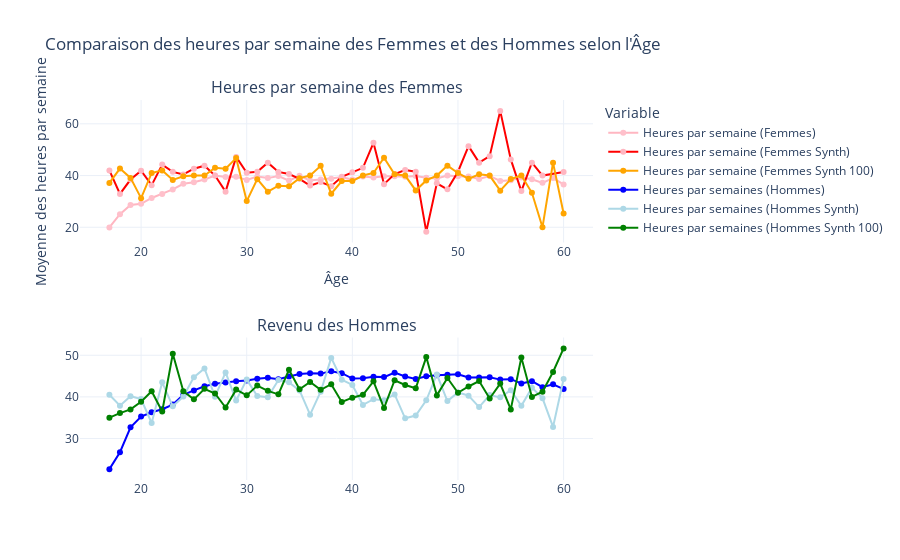

Notebook code for this chart:
### Code cell
import plotly.graph_objects as go
from plotly.subplots import make_subplots

# Créer un subplot avec 2 lignes
fig = make_subplots(rows=2, cols=1, 
                    subplot_titles=("Heures par semaine des Femmes", "Revenu des Hommes"))

# Ajout des heures par semaine pour les femmes (rose)
fig.add_trace(go.Scatter(
    x=women_avg_hours['age'], 
    y=women_avg_hours['hours_per_week'], 
    mode='lines+markers',
    name='Heures par semaine (Femmes)',
    line=dict(color='lightpink'),  # Rose clair
    marker=dict(color='pink'),       # Rose
), row=1, col=1)

# Ajout des heures par semaine pour les femmes dans synth (rose)
fig.add_trace(go.Scatter(
    x=women_avg_hours_synth['age'], 
    y=women_avg_hours_synth['hours_per_week'], 
    mode='lines+markers',
    name='Heures par semaine (Femmes Synth)',
    line=dict(color='red'),          # Rose
    marker=dict(color='lightpink')   # Rose clair
), row=1, col=1)

# Ajout des heures par semaine pour les femmes dans synth 1000 (rose)

fig.add_trace(go.Scatter(
    x = women_avg_hours_synth_1000['age'],
    y = women_avg_hours_synth_1000['hours_per_week'],
    mode = 'lines+markers',
    name = 'Heures par semaine (Femmes Synth 100)',
    line = dict(color = 'orange'),
    marker = dict(color = 'orange')
), row = 1, col = 1)

# Ajout des revenus pour les hommes (bleu)
fig.add_trace(go.Scatter(
    x=men_avg_income['age'], 
    y=men_avg_income['hours_per_week'], 
    mode='lines+markers',
    name='Heures par semaines (Hommes)',
    line=dict(color='blue'),         # Bleu
    marker=dict(color='blue')   # Bleu clair
), row=2, col=1)

# Ajout des revenus pour les hommes dans synth (bleu clair)
fig.add_trace(go.Scatter(
    x=men_avg_income_synth['age'], 
    y=men_avg_income_synth['hours_per_week'], 
    mode='lines+markers',
    name='Heures par semaines (Hommes Synth)',
    line=dict(color='lightblue'),    # Bleu clair
    marker=dict(color='lightblue')         # Bleu
), row=2, col=1)

# Ajout des revenus pour les hommes dans synth 1000 (bleu clair)
fig.add_trace(go.Scatter(
    x=men_avg_income_synth_1000['age'],
    y=men_avg_income_synth_1000['hours_per_week'],
    mode='lines+markers',
    name='Heures par semaines (Hommes Synth 100)',
    line=dict(color='green'),
    marker=dict(color='green')
), row=2, col=1)


# Mise en forme du graphique
fig.update_layout(
    title="Comparaison des heures par semaine des Femmes et des Hommes selon l'Âge",
    xaxis_title="Âge",
    yaxis_title="Moyenne des heures par semaine",
    legend_title="Variable",
    template="plotly_white"
)

# Affichage du graphique
fig.show()

### Figure 1 — Plotly figure (JSON) as saved in the notebook; plotly's stock layout.template omitted (floating-point values rounded to 4 significant figures)
{"data": [{"line": {"color": "lightpink"}, "marker": {"color": "pink"}, "mode": "lines+markers", "name": "Heures par semaine (Femmes)", "type": "scatter", "x": [17, 18, 19, 20, 21, 22, 23, 24, 25, 26, 27, 28, 29, 30, 31, 32, 33, 34, 35, 36, 37, 38, 39, 40, 41, 42, 43, 44, 45, 46, 47, 48, 49, 50, 51, 52, 53, 54, 55, 56, 57, 58, 59, 60], "xaxis": "x", "y": [19.94, 25.07, 28.66, 29.07, 31.34, 32.86, 34.64, 36.82, 37.4, 38.5, 40.01, 39.41, 39.58, 38.33, 39.63, 39.02, 39.8, 38.07, 39.88, 38.06, 38.52, 38.76, 39.32, 38.44, 39.63, 39.21, 39.69, 39.72, 39.57, 39.86, 39.13, 38.85, 40, 39.71, 39.6, 38.69, 39.85, 37.92, 38.18, 39.21, 38.58, 37.18, 39.02, 36.57], "yaxis": "y"}, {"line": {"color": "red"}, "marker": {"color": "lightpink"}, "mode": "lines+markers", "name": "Heures par semaine (Femmes Synth)", "type": "scatter", "x": [17, 18, 19, 20, 21, 22, 23, 24, 25, 26, 27, 28, 29, 30, 31, 32, 33, 34, 35, 36, 37, 38, 39, 40, 41, 42, 43, 44, 45, 46, 47, 48, 49, 50, 51, 52, 53, 54, 55, 56, 57, 58, 60], "xaxis": "x", "y": [42, 32.89, 38.45, 41.88, 36.27, 44.23, 41.43, 40.42, 42.64, 43.82, 40, 33.78, 47.22, 41.08, 41.5, 45, 41.42, 40.57, 38.75, 36.12, 37.5, 35.89, 39.5, 41.25, 43, 52.67, 36.67, 40.57, 42.11, 41.5, 18.33, 37, 34.67, 41.5, 51.38, 45, 47.5, 65, 46.25, 34, 45, 40, 41.33], "yaxis": "y"}, {"line": {"color": "orange"}, "marker": {"color": "orange"}, "mode": "lines+markers", "name": "Heures par semaine (Femmes Synth 100)", "type": "scatter", "x": [17, 18, 19, 20, 21, 22, 23, 24, 25, 26, 27, 28, 29, 30, 31, 32, 33, 34, 35, 36, 37, 38, 39, 40, 41, 42, 43, 44, 45, 46, 47, 48, 49, 50, 51, 52, 53, 54, 55, 56, 57, 58, 59, 60], "xaxis": "x", "y": [37.17, 42.71, 39.09, 31.27, 41, 42, 38.33, 39.7, 40, 40, 43, 42.67, 46.75, 30.14, 38.6, 33.75, 36.08, 35.83, 39, 40, 43.75, 33, 37.86, 37.89, 40, 41, 46.89, 40.5, 40, 34.25, 38.12, 40, 43.83, 41, 38.75, 40.5, 40, 34.17, 38.67, 40, 33.33, 20, 45, 25.33], "yaxis": "y"}, {"line": {"color": "blue"}, "marker": {"color": "blue"}, "mode": "lines+markers", "name": "Heures par semaines (Hommes)", "type": "scatter", "x": [17, 18, 19, 20, 21, 22, 23, 24, 25, 26, 27, 28, 29, 30, 31, 32, 33, 34, 35, 36, 37, 38, 39, 40, 41, 42, 43, 44, 45, 46, 47, 48, 49, 50, 51, 52, 53, 54, 55, 56, 57, 58, 59, 60], "xaxis": "x2", "y": [22.64, 26.71, 32.69, 35.26, 36.3, 37.04, 38.16, 40.49, 41.55, 42.57, 43.14, 43.48, 43.76, 43.95, 44.39, 44.6, 44.27, 44.93, 45.48, 45.7, 45.6, 46.17, 45.69, 44.42, 44.51, 44.87, 44.76, 45.84, 44.91, 44.28, 44.95, 45.22, 45.33, 45.44, 44.67, 44.66, 44.74, 44.16, 44.27, 43.22, 43.78, 42.33, 43.03, 41.89], "yaxis": "y2"}, {"line": {"color": "lightblue"}, "marker": {"color": "lightblue"}, "mode": "lines+markers", "name": "Heures par semaines (Hommes Synth)", "type": "scatter", "x": [17, 18, 19, 20, 21, 22, 23, 24, 25, 26, 27, 28, 29, 30, 31, 32, 33, 34, 35, 36, 37, 38, 39, 40, 41, 42, 43, 44, 45, 46, 47, 48, 49, 50, 51, 52, 53, 54, 55, 56, 57, 58, 59, 60], "xaxis": "x2", "y": [40.5, 37.9, 40.17, 39.5, 33.73, 43.5, 37.74, 40.08, 44.75, 46.86, 40.05, 45.88, 39.12, 44.15, 40.2, 39.94, 44.06, 43.5, 41.56, 35.72, 41.25, 49.38, 44.12, 42.88, 38.06, 39.44, 39.2, 40.6, 34.86, 35.53, 39.18, 45.4, 39, 41.08, 40.3, 37.56, 40.45, 39.89, 41.62, 37.86, 42.22, 39.7, 32.78, 44.29], "yaxis": "y2"}, {"line": {"color": "green"}, "marker": {"color": "green"}, "mode": "lines+markers", "name": "Heures par semaines (Hommes Synth 100)", "type": "scatter", "x": [17, 18, 19, 20, 21, 22, 23, 24, 25, 26, 27, 28, 29, 30, 31, 32, 33, 34, 35, 36, 37, 38, 39, 40, 41, 42, 43, 44, 45, 46, 47, 48, 49, 50, 51, 52, 53, 54, 55, 56, 57, 58, 59, 60], "xaxis": "x2", "y": [35, 36.11, 37, 38.83, 41.38, 36.5, 50.36, 41.36, 39.41, 41.94, 40.81, 37.44, 41.75, 40.37, 42.71, 41.45, 40.62, 46.53, 41.84, 43.58, 41.7, 43.05, 38.78, 39.81, 40.5, 43.75, 37.31, 44, 42.87, 42.06, 49.57, 40.36, 44.56, 41, 42.5, 43.8, 39.62, 43.2, 37, 49.5, 40, 41.25, 46, 51.67], "yaxis": "y2"}], "layout": {"annotations": [{"font": {"size": 16}, "showarrow": false, "text": "Heures par semaine des Femmes", "x": 0.5, "xanchor": "center", "xref": "paper", "y": 1, "yanchor": "bottom", "yref": "paper"}, {"font": {"size": 16}, "showarrow": false, "text": "Revenu des Hommes", "x": 0.5, "xanchor": "center", "xref": "paper", "y": 0.375, "yanchor": "bottom", "yref": "paper"}], "legend": {"title": {"text": "Variable"}}, "title": {"text": "Comparaison des heures par semaine des Femmes et des Hommes selon l'Âge"}, "xaxis": {"anchor": "y", "domain": [0, 1], "title": {"text": "Âge"}}, "xaxis2": {"anchor": "y2", "domain": [0, 1]}, "yaxis": {"anchor": "x", "domain": [0.625, 1], "title": {"text": "Moyenne des heures par semaine"}}, "yaxis2": {"anchor": "x2", "domain": [0, 0.375]}}}
